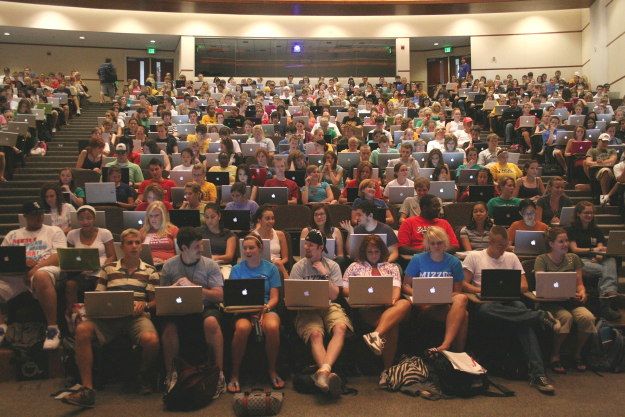
#> input picture Students_in_Large_Classroom_with_Laptops.jpg, 1250 x 833 px (shown at 1/2 size)
$ python face_detection.py
#> lines starting #> are read from the running program, lines starting #| are printed output that depends on the picture; after the words box and inside, x2 and y2 are one past the last pixel; in counts of white or black regions, pixels touching at a corner belong together
#pylint:disable=no-member
#  https://youtu.be/oXlwWbU8l2o?si=36WAVGgEBl8pugIO&t=67
# go here ^^ for the packages that we need for the file to work
# havent tested in pycharm yet, remove when tested and working
import cv2 as cv

img = cv.imread(r'Students_in_Large_Classroom_with_Laptops.jpg')
#> img is the input picture: shape (833, 1250, 3); mean B, G, R 71.1, 86.7, 106.9
# cv.imshow('Group of 5 people', img)

gray = cv.cvtColor(img, cv.COLOR_BGR2GRAY)
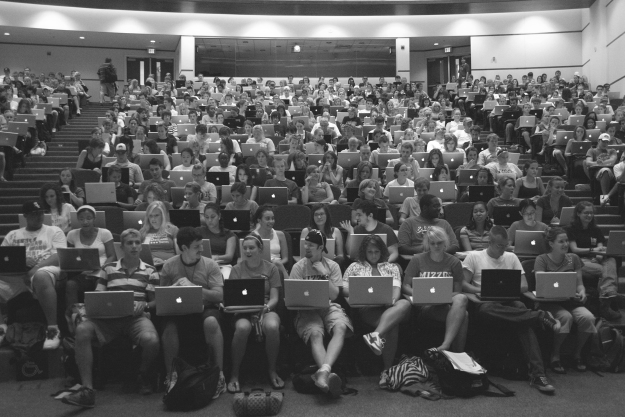
#> gray: shape (833, 1250) (shown at 1/2 size); min 14, max 255, mean 91
# cv.imshow('Gray People', gray)

haar_cascade = cv.CascadeClassifier('haar_face.xml')

faces_rect = haar_cascade.detectMultiScale(gray, scaleFactor=1.1, minNeighbors=2)
#> faces_rect = 29 rows, first 6: [799, 295, 24, 24], [933, 301, 24, 24], [360, 304, 25, 25], [510, 304, 25, 25], [857, 307, 25, 25], [548, 323, 26, 26]

print(f'Number of faces found = {len(faces_rect)}')
#| Number of faces found = 29

# for (x,y,w,h) in faces_rect:
#     cv.rectangle(img, (x,y), (x+w,y+h), (0,255,0), thickness=2)
for i, (x, y, w, h) in enumerate(faces_rect):
    cv.rectangle(img, (x, y), (x + w, y + h), (0, 255, 0), thickness=2)
    cv.putText(img, f'{i+1}', (x, y - 10), cv.FONT_HERSHEY_SIMPLEX, 0.9, (0, 255, 0), 2)
#> this loop made 29 passes
#> (x, y, w, h) on passes 1 to 12: (799, 295, 24, 24), (933, 301, 24, 24), (360, 304, 25, 25), (510, 304, 25, 25), (857, 307, 25, 25), (548, 323, 26, 26), (1056, 326, 28, 28), (295, 330, 27, 27), (619, 334, 26, 26), (472, 339, 26, 26), (118, 341, 27, 27), (953, 344, 26, 26)
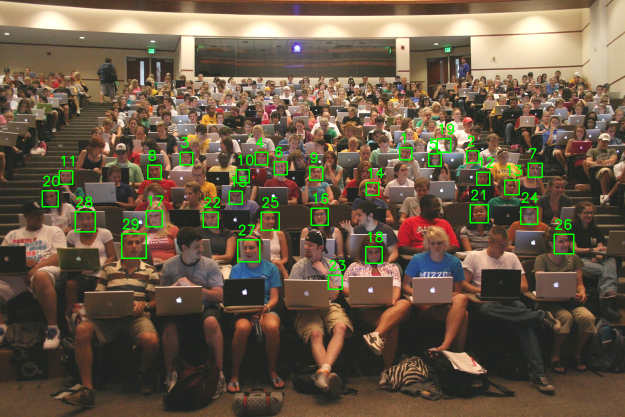
#> img: shape (833, 1250, 3) (shown at 1/2 size); 1.61% of pixels changed, all inside (x1, y1, x2, y2) = (83, 247, 1149, 580)
cv.imshow('Detected Faces', img)
# img2 = cv.resize(img, (500,500))
# img3 = cv.resize(img, (1000,1000))


cv.waitKey(0)
cv.destroyAllWindows()
